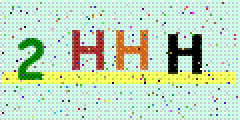
#> input picture HWLay.gif, 120 x 60 px, found by its file name (shown 2 times larger)
$ jupyter execute --allow-errors Untitled9.ipynb
#> lines starting #> are read from the running program, lines starting #| are printed output that depends on the picture; after the words box and inside, x2 and y2 are one past the last pixel; in counts of white or black regions, pixels touching at a corner belong together
[cell 1]
from PIL import Image, ImageEnhance, ImageFilter
import pytesseract
from pytesseract import image_to_string

[cell 2]
path = r'C:/Users/dinesha/Downloads/HWLay.gif'
img = Image.open(path)
#> img is the input picture: PIL image 120x60 P; mean R, G, B, A 194.2, 220.4, 190.9, 255

[cell 3]
img = img.convert('RGB')
#> img: PIL image 120x60 RGB
print(img)
#| <PIL.Image.Image image mode=RGB size=120x60 at 0x7FE394EA5250>
img.save(r'C:/Users/dinesha/Downloads/temp4.jpg')

[cell 4]
pix = img.load()
print(pix)
#> (printed output is left out)

[cell 5]
for y in range(img.size[1]):
    for x in range(img.size[0]):
        if pix[x, y][0] < 102 or pix[x, y][1] < 102 or pix[x, y][2] < 102:
            pix[x, y] = (0, 0, 0, 255)
        else:
            pix[x, y] = (255, 255, 255, 255)
print(pix)
#> (printed output is left out)
img.save(r'C:/Users/dinesha/Downloads/temp4.jpg')
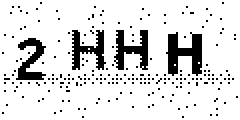
#> saved as temp4.jpg: PIL image 120x60 RGB (shown 2 times larger); 86.7% white; 217 black regions (213 under 20 px), largest, box (x1, y1, x2, y2) and area: (83, 16, 101, 38) 230, (57, 15, 74, 35) 176, (36, 15, 53, 35) 165, (8, 19, 23, 40) 154
